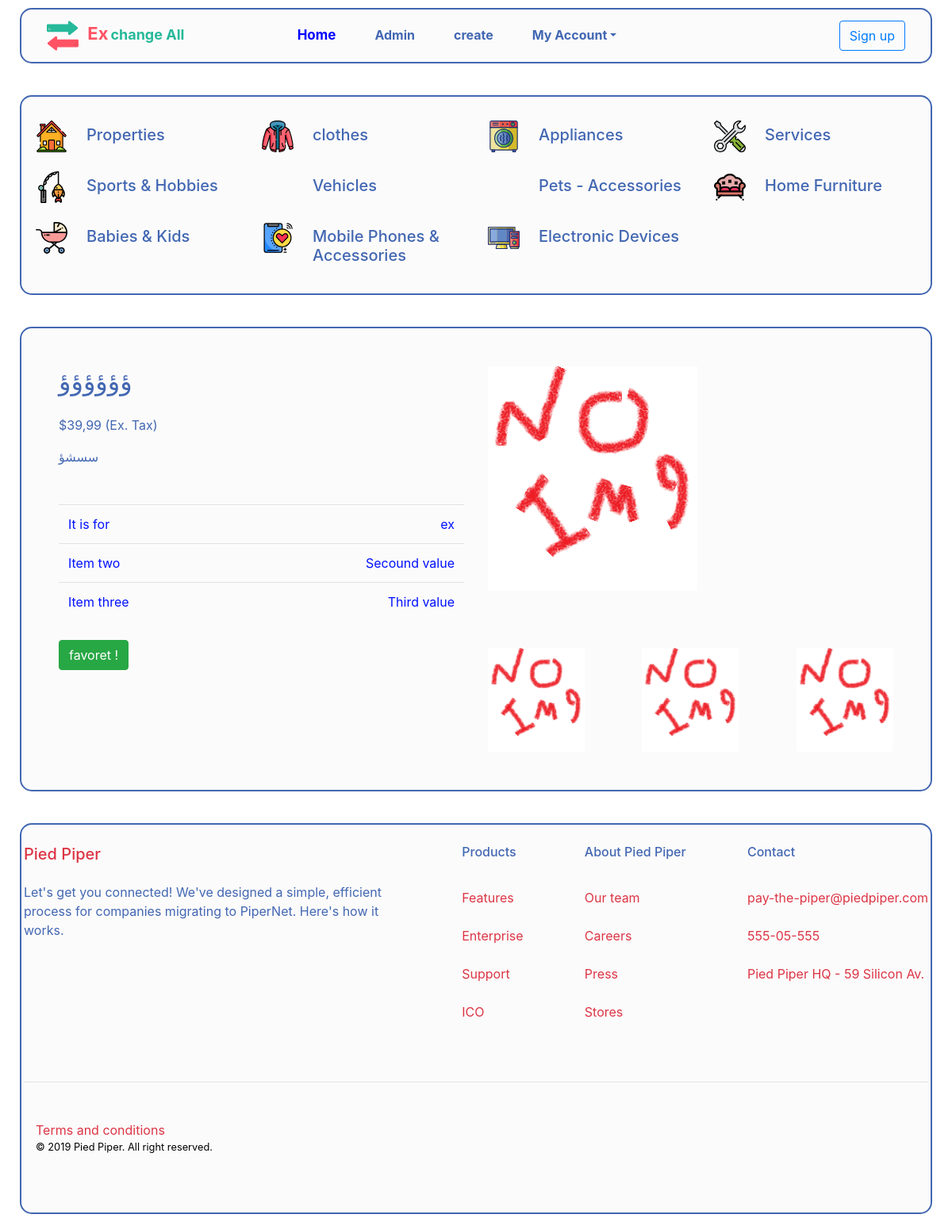
The app's page /110, older data.
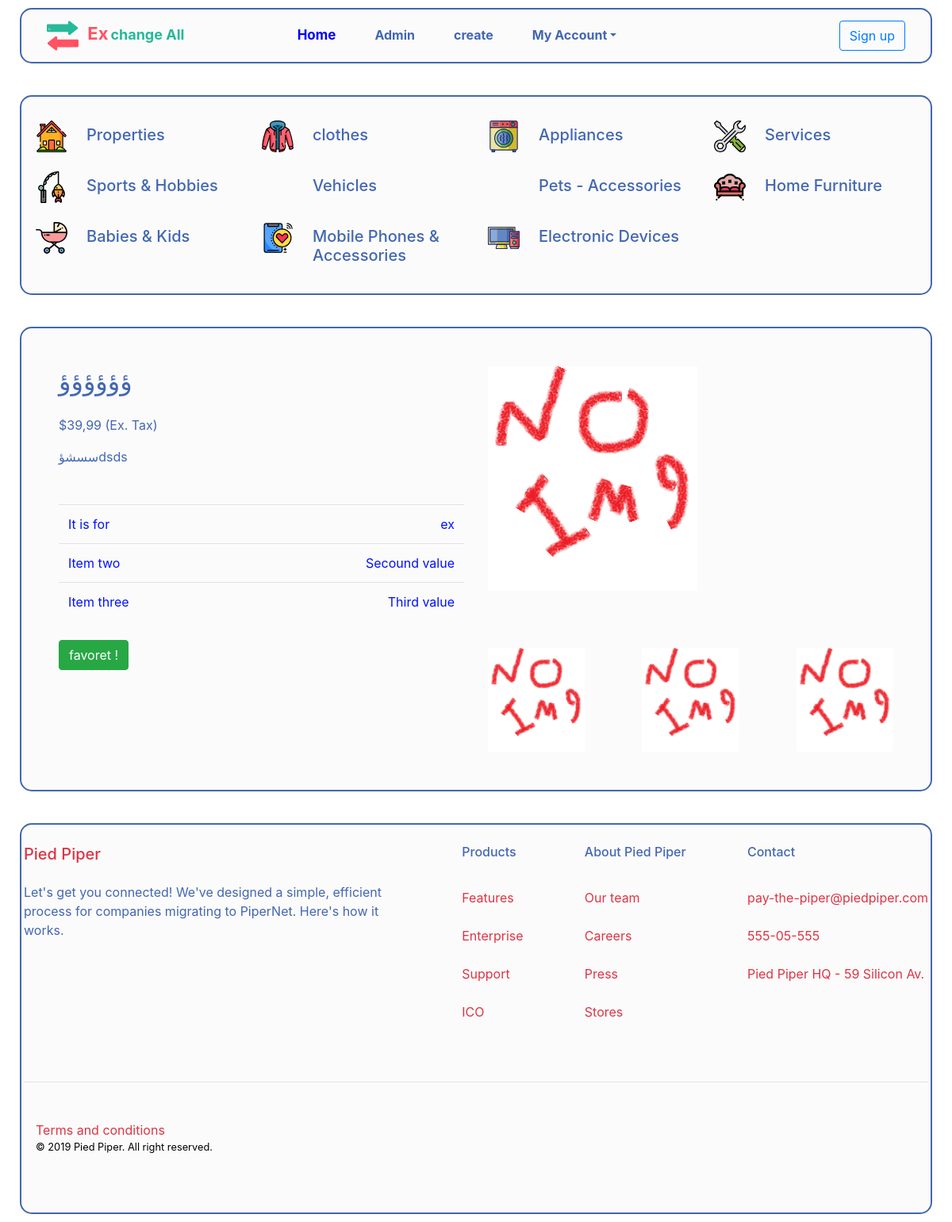
The same page, newer data.
### ads/models.py (models this page shows, shortened)
class ads(models.Model):
    options =(
    ("ex", "ex"),
    ("Sale", "Sale"),
    ("free", "free"),
)
    user = models.ForeignKey(User, blank=True , null=True, on_delete=models.CASCADE)
    title =models.CharField(max_length=80)
    description = models.TextField(max_length=500,default='')
    main=models.ForeignKey ( 'catugry',related_name='ad_main',
                            limit_choices_to={'main__isnull':True ,
                             'sub__isnull':True ,
                             'end__isnull':True }
                               , on_delete=models.CASCADE,blank=True,null=True, verbose_name='Main Category')
    sub=models.ForeignKey ( 'catugry' ,related_name='ad_sub',
                            limit_choices_to={'sub__isnull':True ,
                                'main__isnull':False ,
                                 'end__isnull':True }
                                ,on_delete=models.CASCADE,blank=True,null=True, verbose_name='Under Surface Category')
    end=models.ForeignKey ( 'catugry' , related_name='ad_end',
                                limit_choices_to={'sub__isnull':False ,
                                                  'main__isnull':False ,
                                                  'end__isnull':True }
                                ,on_delete=models.CASCADE,blank=True,null=True, verbose_name='Deep Category')
    last=models.ForeignKey ( 'catugry' , related_name='ad_last',
                                limit_choices_to={'sub__isnull':False ,
                                                  'main__isnull':False ,
                                                  'end__isnull':False}
                                ,on_delete=models.CASCADE,blank=True,null=True, verbose_name='Last Category')
    create_date = models.DateTimeField(default=timezone.now)
    active = models.BooleanField(default=True)
    view =models.IntegerField(default=0)
    ad_option = models.CharField(max_length=4, choices=options , default='ex')
    img=models.ImageField(upload_to='post_img2/' , default="img/defu.png")
    name_of_who=models.CharField(max_length=15 , null=True,blank=True)
    adress=models.CharField(max_length=80 , null=True,blank=True)
    mobile =models.PositiveSmallIntegerField( default=1114796307 , null=True,blank=True,)
    email=models.EmailField(default="ahmed_mag22@yahoo.com" , null=True,blank=True)
    class Meta:
        ordering = ['-create_date']

### ads/views.py (the view)
# urls.py: url(r'^(?P<id>\d+)$', views.ads_detail , name='ads_detail'),
def ads_detail(request , id):
    detail=get_object_or_404(ads , id=id)
    context={
        'detail':detail ,
    }
    return render(request,'detail.html', context)

### ads/templates/detail.html
{% extends 'base_ads.html' %}
{% block detail %}
{% load static %}
<section  id="con"  class="py-3 my-product-detils">
    <div  class="container">
      <div class="row">
        <div class="col-lg-6 order-2 order-lg-1">
          <h2>{{detail.title}}</h2>
          <p>$39,99 (Ex. Tax)</p>
          <p>{{detail.description}}</p>
          <table class="table mt-3 mb-2 responsive">
            <tbody>
              <tr>
                <td>It is for </td>
                <td class="text-right">{{detail.ad_option}}</td>
              </tr>
              <tr>
                <td>Item two</td>
                <td class="text-right">Secound value</td>
              </tr>
              <tr>
                <td>Item three</td>
                <td class="text-right">Third value</td>
              </tr>
            </tbody>
          </table>
            <a class="btn btn-success" href="" role="button">favoret !</a>
        </div>
        <div class="col-lg-6 order-1 order-lg-2 mb-5 mb-lg-0"><img class="img-fluid" src=" {{detail.img.url}}" alt="">
          <div class="d-flex justify-content-between w-100 mt-4">
            <div class="p-0"><img class="w-100" src=" {{detail.img.url}}" alt=""></div>
            <div class="p-0 mx-4"><img class="w-100" src=" {{detail.img.url}}" alt=""></div>
            <div class="p-0"><img class="w-100" src=" {{detail.img.url}}" alt=""></div>
          </div>
        </div>
      </div>
    </div>
  </section>
{% endblock detail %}

### ads/templates/base_ads.html (shortened to what this page needs)
{% extends "base.html" %}

### templates/base.html (shortened to what this page needs)
{% load static %}
<!DOCTYPE html>
<html lang="en">
<head>
  <link rel="stylesheet" href="{% static '../static/css/bootstrap/bootstrap.min.css' %}">
  <link rel="stylesheet" href="{% static '../static/css/font-as.css' %}" class="stylsheet">
  <link rel="stylesheet" href="{% static '../static/css/me.css' %}" class="stylsheet">
</head>
<body>
  <div class="container-fluid">
    <section>
      <nav class="navbar navbar-expand-lg navbar-light mynav"><a class="navbar-brand col-4 pl-0 mr-0" href="#"><img
            class="my-nav-icon" src="{% static '../../static/icon/arrows (2).svg'%}" alt=""><span class="myex-all"> <span
              class="myex">Ex</span>change All</span></a>
        <div class="collapse navbar-collapse justify-content-md-center col-8 px-0" id="navigations-09">
          <ul class="navbar-nav col-6 justify-content-center">
            <li class="nav-item"><a class="nav-link active" href="/">Home<span class="sr-only">(current)</span></a></li>
            <li class="nav-item"><a class="nav-link" href="/admin">Admin</a></li>
            <li class="nav-item"><a class="nav-link" href="{% url 'ads:creat_ads'%}">create</a></li>
            <li class="nav-item dropdown"><a class="nav-link dropdown-toggle" href="#" data-toggle="dropdown">My
                Account</a>
            </li>
          </ul>
          <div class="col-6 text-lg-right px-0"><a class="btn btn-outline-primary mt-2 mt-lg-0 mr-0" href="#">Sign up</a>
          </div>
        </div>
      </nav>
    </section>
    <section class="py-5 mynavcat ">
      <div class="container">
        <div class="row mt-5 mycatlink">
          <div class="col-md-6 col-lg-3 d-flex align-items-start my-icon-div col-sm-6"><img id="aa"
              class="mr-2 mt-2 my-icon" src="{% static '../static/icon/house.svg'%}" alt="">
            <div >
              <h5 class="mb-1" >Properties</h5>
            </div>
          </div>
          <div class="col-md-6 col-lg-3 d-flex align-items-start my-icon-div col-sm-6"><img class="mr-2 mt-2 my-icon"
              src="{% static '../static/icon/clothes.svg'%}" alt="">
            <div>
              <h5 class="mb-1">clothes</h5>
            </div>
          </div>
          <div class="col-md-6 col-lg-3 d-flex align-items-start my-icon-div col-sm-6"><img class="mr-2 mt-2 my-icon"
              src="{% static '../static/icon/home app.svg'%}" alt="">
            <div>
              <h5 class="mb-1">Appliances</h5>
            </div>
          </div>
          <div class="col-md-6 col-lg-3 d-flex align-items-start my-icon-div col-sm-6"><img class="mr-2 mt-2 my-icon"
              src="{% static '../static/icon/service.svg'%}" alt="">
            <div>
              <h5 class="mb-1"> Services</h5>
            </div>
          </div>
          <div class="col-md-6 col-lg-3 d-flex align-items-start my-icon-div col-sm-6"><img class="mr-2 mt-2 my-icon"
              src="{% static '../static/icon/fishing-rod.svg'%}" alt="">
            <div>
              <h5 class="mb-1">Sports & Hobbies</h5>
            </div>
          </div>
          <div class="col-md-6 col-lg-3 d-flex align-items-start my-icon-div col-sm-6"><img class="mr-2 mt-2 my-icon"
            <div>
              <h5 class="mb-1">Vehicles</h5>
            </div>
          </div>
          <div class="col-md-6 col-lg-3 d-flex align-items-start my-icon-div col-sm-6"><img class="mr-2 mt-2 my-icon"
            <div>
              <h5 class="mb-1">Pets - Accessories</h5>
            </div>
          </div>
          <div class="col-md-6 col-lg-3 d-flex align-items-start my-icon-div col-sm-6"><img class="mr-2 mt-2 my-icon"
              src="{% static '../static/icon/livingroom.svg'%}" alt="">
            <div>
              <h5 class="mb-1">Home Furniture</h5>
            </div>
          </div>
          <div class="col-md-6 col-lg-3 d-flex align-items-start my-icon-div col-sm-6"><img class="mr-2 mt-2 my-icon"
              src="{% static '../static/icon/baby.svg'%}" alt="">
            <div>
              <h5 class="mb-1">Babies & Kids</h5>
            </div>
          </div>
          <div class="col-md-6 col-lg-3 d-flex align-items-start my-icon-div col-sm-6"><img class="mr-2 mt-2 my-icon"
              src="{% static '../static/icon/mopile.svg'%}" alt="">
            <div>
              <h5 class="mb-1">Mobile Phones & Accessories</h5>
            </div>
          </div>
          <div class="col-md-6 col-lg-3 d-flex align-items-start my-icon-div col-sm-6"><img class="mr-2 mt-2 my-icon"
              src="{% static '../static/icon/computer.svg'%}" alt="">
            <div>
              <h5 class="mb-1">Electronic Devices</h5>
            </div>
          </div>
        </div>
      </div>
    </section>
{% block detail %}
{% endblock detail %}
    <footer class="py-4 my-footer">
      <div class="container text-center text-lg-left">
        <div class="row d-flex justify-content-between flex-column flex-lg-row align-items-center align-items-lg-start">
          <div class="d-flex flex-column col-10 col-lg-5 pl-0">
            <h5><a href="#">Pied Piper</a></h5>
            <p>Let's get you connected! We've designed a simple, efficient process for companies migrating to PiperNet.
              Here's how it works.</p>
            <ul class="list-inline d-flex mb-3 justify-content-center justify-content-lg-start">
              <li class="px-2"><a href="#"><img src="placeholder/icons/twitter.svg" alt=""></a></li>
              <li class="px-2"><a href="#"><img src="placeholder/icons/facebook-official.svg" alt=""></a></li>
              <li class="px-2"><a href="#"><img src="placeholder/icons/instagram.svg" alt=""></a></li>
            </ul>
          </div>
          <div>
            <h6>Products</h6>
            <ul class="list-inline ml-0">
              <li class="py-1"><a href="#">Features</a></li>
              <li class="py-1"><a href="#">Enterprise</a></li>
              <li class="py-1"><a href="#">Support</a></li>
              <li class="py-1"><a href="#">ICO</a></li>
            </ul>
          </div>
          <div>
            <h6>About Pied Piper</h6>
            <ul class="list-inline ml-">
              <li class="py-1"><a href="#">Our team</a></li>
              <li class="py-1"><a href="#">Careers</a></li>
              <li class="py-1"><a href="#">Press</a></li>
              <li class="py-1"><a href="#">Stores</a></li>
            </ul>
          </div>
          <div>
            <h6>Contact</h6>
            <ul class="list-inline ml-0">
              <li class="py-1"><a href="#">pay-the-piper@piedpiper.com</a></li>
              <li class="py-1"><a href="#">555-05-555</a></li>
              <li class="py-1"><a href="#">Pied Piper HQ - 59 Silicon Av.</a></li>
            </ul>
          </div>
          <div class="w-100 border-top my-3"></div>
        </div>
        <div class="flex-column flex-sm-row align-items-center justify-content-sm-between"><a href="#">Terms and
            conditions</a>
          <p class="mb-0 small text-muted">&copy; 2019 Pied Piper. All right reserved.</p>
        </div>
      </div>
    </footer>
  </div>
</body>
</html>

### static/css/me.css (style rules this page uses)
body { color: #4267b2; }
.mynav { background: #e3dddd21; margin: 10px; border: 2px solid #4267b2; border-radius: 15px; padding: 0.5rem 2rem; }
a.nav-link { color: #4267b2 !important; font-size: 16px; margin-right: 33px; font-weight: bold; }
.myex { color:#ff5364; font-weight: bold; font-size: 22px; right: 3px; position: relative; }
.myex-all { font-size: 18px; font-weight: bold; margin-left: 10px; color: #26b99a !important; }
.mynavcat { background: #e3dddd21; margin: 10px; border: 2px solid #4267b2; border-radius: 15px; padding-bottom: 0px !important; padding-top: 0px !important; margin-top: 40px; margin-bottom: 40px; }
.mycatlink { margin-top: 36px !important; margin-bottom: 20px !important; }
.my-footer { background: #e3dddd21; margin: 10px; border: 2px solid #4267b2; border-radius: 15px; padding-top: 25px !important; margin-top: 40px; }
.nav-link.active { color: blue !important; font-size: 17px; }
.my-product-detils { background: #e3dddd21; margin: 10px; border: 2px solid #4267b2; border-radius: 15px; padding: 0.5rem 2rem; min-height: 531px; }
.my-nav-icon { height: auto; width: 40px; }
.my-icon { height: auto; width: 40px; position: relative; top: -30px; }
.my-icon { transform: scale(1); transition: 0.9s,top ; }

Row changes from the older to the newer data that the page shows:
changed ads "ؤؤؤؤؤؤ": description "سسشؤ" → "سسشؤdsds"
